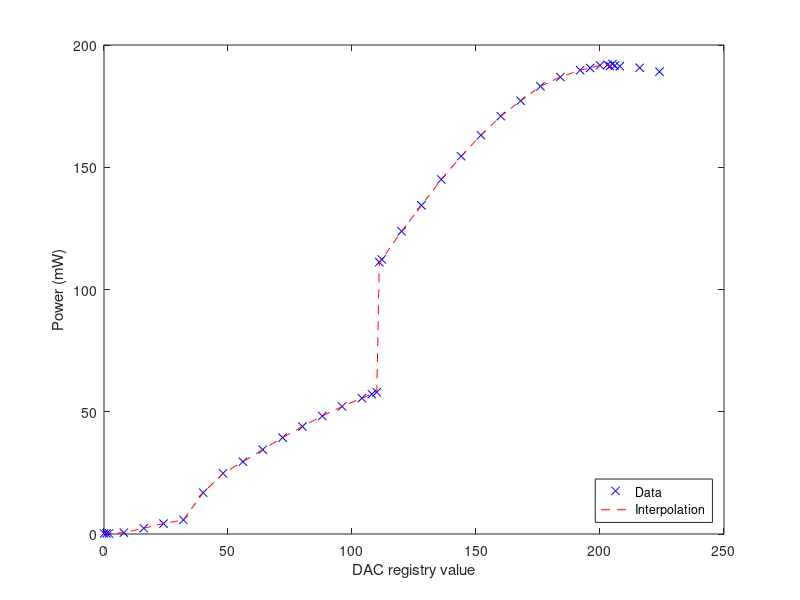

This figure's MATLAB source:


%% Collect data
x = [0,1,2,8:8:224,108,110,111,196,204,206,203,205];
y = [.242,.2417,.2419,.544,2.35,4.25,5.76,16.91,24.8,29.56,34.5,39.41,43.94,48.25,52.15,55.56,112.3,123.8,134.4,145.0,154.5,163.1,170.9,177.2,183.1,186.9,189.7,191.7,191.3,190.7,189.1,57.2,57.99,111.2,190.6,191.4,191.6,191.9,192.2];


%% Interpolate curve

% interpolate curve
[~,ind] = max(y);
DACregistry = 0:x(ind);
values = interp1(x,y,DACregistry);

% check interpolation
[~,order] = sort(x);
figure;
plot(x(order),y(order), 'bx');
hold on;
plot(DACregistry, values, 'r--');
legend('Data', 'Interpolation','Location','SouthEast');
xlabel('DAC registry value');
ylabel('Power (mW)');


%% Create LUT
N = 256;

ideal = min(y):range(y)/(N-1):max(y);

LUT = nan(1,256);
for index = 1:N
    [~,ind] = min(abs(ideal(index)-values));
    LUT(index) = DACregistry(ind);
end

